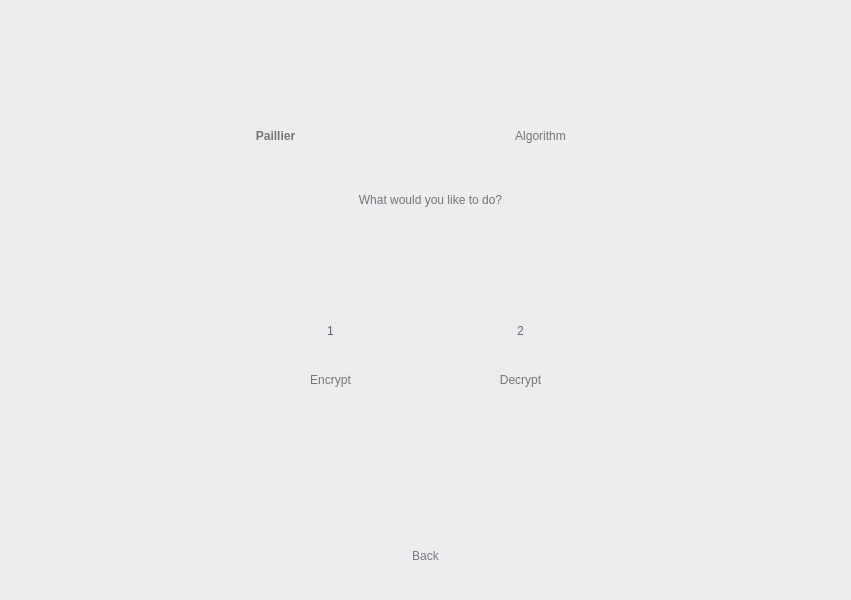
<?xml version="1.0" encoding="UTF-8"?>
<ui version="4.0">
 <class>Widget</class>
 <widget class="QWidget" name="Widget">
  <property name="geometry">
   <rect>
    <x>0</x>
    <y>0</y>
    <width>851</width>
    <height>600</height>
   </rect>
  </property>
  <property name="windowTitle">
   <string>Widget</string>
  </property>
  <property name="styleSheet">
   <string notr="true">background-color: rgb(238, 236, 239);</string>
  </property>
  <widget class="QWidget" name="widget1" native="true">
   <property name="geometry">
    <rect>
     <x>0</x>
     <y>0</y>
     <width>850</width>
     <height>600</height>
    </rect>
   </property>
   <property name="styleSheet">
    <string notr="true">QWidget#widget1 {background-color: rgb(246, 245, 247);};

</string>
   </property>
   <widget class="QLabel" name="label">
    <property name="geometry">
     <rect>
      <x>160</x>
      <y>60</y>
      <width>231</width>
      <height>151</height>
     </rect>
    </property>
    <property name="styleSheet">
     <string notr="true">background-color: rgba(255, 255, 255, 0);
color: rgb(116, 116, 118);
font: 75 72pt &quot;Product Sans&quot;;
font-weight: bold;
</string>
    </property>
    <property name="text">
     <string>Paillier</string>
    </property>
    <property name="alignment">
     <set>Qt::AlignCenter</set>
    </property>
   </widget>
   <widget class="QPushButton" name="pushButton">
    <property name="geometry">
     <rect>
      <x>300</x>
      <y>300</y>
      <width>61</width>
      <height>61</height>
     </rect>
    </property>
    <property name="styleSheet">
     <string notr="true">font: 17pt &quot;Product Sans&quot;;
color: rgb(96, 99, 103);
border-radius: 25px;
</string>
    </property>
    <property name="text">
     <string>1</string>
    </property>
   </widget>
   <widget class="QLabel" name="label_2">
    <property name="geometry">
     <rect>
      <x>380</x>
      <y>60</y>
      <width>321</width>
      <height>151</height>
     </rect>
    </property>
    <property name="styleSheet">
     <string notr="true">background-color: rgba(255, 255, 255, 0);
color: rgb(116, 116, 118);
font: 75 72pt &quot;Product Sans&quot;;
</string>
    </property>
    <property name="text">
     <string>Algorithm</string>
    </property>
    <property name="alignment">
     <set>Qt::AlignCenter</set>
    </property>
   </widget>
   <widget class="QLabel" name="label_3">
    <property name="geometry">
     <rect>
      <x>310</x>
      <y>190</y>
      <width>241</width>
      <height>20</height>
     </rect>
    </property>
    <property name="styleSheet">
     <string notr="true">background-color: rgba(255, 255, 255, 0);
font: 16pt &quot;Product Sans&quot;;
color: rgb(116, 116, 118);</string>
    </property>
    <property name="text">
     <string>What would you like to do?</string>
    </property>
    <property name="alignment">
     <set>Qt::AlignCenter</set>
    </property>
   </widget>
   <widget class="QLabel" name="label_4">
    <property name="geometry">
     <rect>
      <x>260</x>
      <y>370</y>
      <width>141</width>
      <height>20</height>
     </rect>
    </property>
    <property name="styleSheet">
     <string notr="true">background-color: rgba(255, 255, 255, 0);
font: 16pt &quot;Product Sans&quot;;
color: rgb(116, 116, 118);</string>
    </property>
    <property name="text">
     <string>Encrypt</string>
    </property>
    <property name="alignment">
     <set>Qt::AlignCenter</set>
    </property>
   </widget>
   <widget class="QLabel" name="label_5">
    <property name="geometry">
     <rect>
      <x>450</x>
      <y>370</y>
      <width>141</width>
      <height>20</height>
     </rect>
    </property>
    <property name="styleSheet">
     <string notr="true">background-color: rgba(255, 255, 255, 0);
font: 16pt &quot;Product Sans&quot;;
color: rgb(116, 116, 118);</string>
    </property>
    <property name="text">
     <string>Decrypt</string>
    </property>
    <property name="alignment">
     <set>Qt::AlignCenter</set>
    </property>
   </widget>
   <widget class="QPushButton" name="pushButton_2">
    <property name="geometry">
     <rect>
      <x>490</x>
      <y>300</y>
      <width>61</width>
      <height>61</height>
     </rect>
    </property>
    <property name="styleSheet">
     <string notr="true">font: 17pt &quot;Product Sans&quot;;
color: rgb(96, 99, 103);
border-radius: 25px;
</string>
    </property>
    <property name="text">
     <string>2</string>
    </property>
   </widget>
   <widget class="QPushButton" name="backButton">
    <property name="geometry">
     <rect>
      <x>390</x>
      <y>540</y>
      <width>71</width>
      <height>31</height>
     </rect>
    </property>
    <property name="styleSheet">
     <string notr="true">font: 12pt &quot;Product Sans&quot;;
color: rgb(118, 121, 128);
background-color: rgba(255, 255, 255, 0);
border-radius: 15px;
</string>
    </property>
    <property name="text">
     <string>Back</string>
    </property>
   </widget>
  </widget>
 </widget>
 <resources/>
 <connections/>
</ui>
